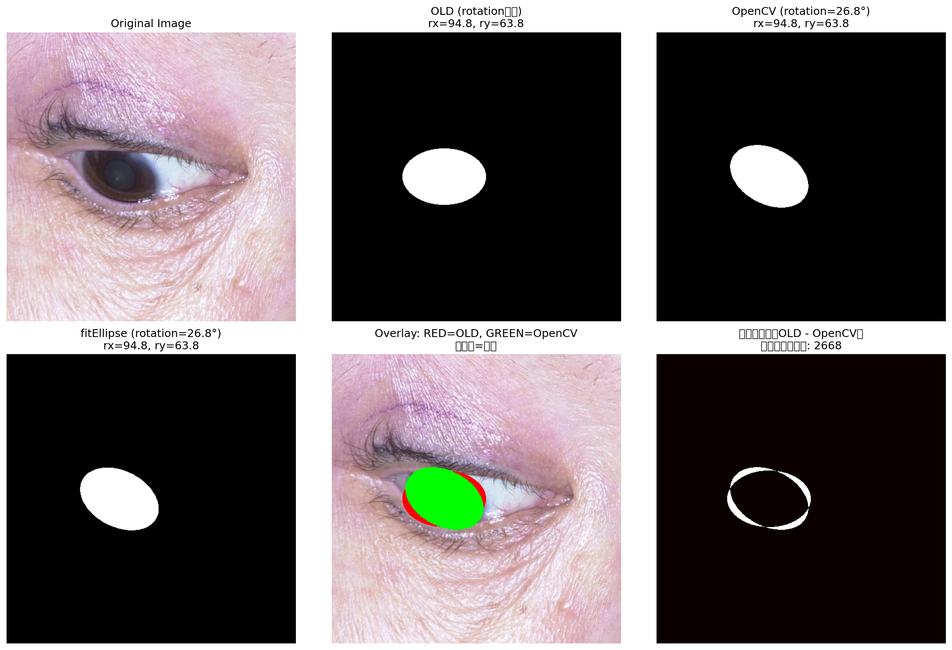
#> input picture ellipse_rotation_comparison.png, 952 x 650 px, shrunk from 2175 x 1485 before the run, given in place of 462a5cc088f063879b38018c737e30ea9275fb3780f6f_L_mask_lid.png, which was not available
$ python show_gap_example.py
#> lines starting #> are read from the running program, lines starting #| are printed output that depends on the picture; after the words box and inside, x2 and y2 are one past the last pixel; in counts of white or black regions, pixels touching at a corner belong together; pictures that were not available may be replaced by others from this repository, and a replacement may not be noted
"""Quick visualization of a specific mask with all thickness variations."""
import sys
from pathlib import Path
import cv2
import numpy as np
from skimage.morphology import skeletonize
import matplotlib.pyplot as plt


def mask_to_edge(mask_bin: np.ndarray, thickness: int) -> np.ndarray:
    bw = (mask_bin > 0).astype(np.uint8)
    contours, _ = cv2.findContours(bw, cv2.RETR_EXTERNAL, cv2.CHAIN_APPROX_NONE)
    edge = np.zeros_like(bw, dtype=np.uint8)
    if contours:
        cv2.drawContours(edge, contours, -1, 255, thickness=thickness)
    return edge


def count_endpoints(edge_bin: np.ndarray) -> int:
    skel = skeletonize((edge_bin > 0))
    skel_u8 = skel.astype(np.uint8)
    kernel = np.ones((3, 3), dtype=np.uint8)
    neighbor_count = cv2.filter2D(skel_u8, ddepth=-1, kernel=kernel, borderType=cv2.BORDER_CONSTANT)
    endpoints = (skel_u8 == 1) & (neighbor_count == 2)
    return int(endpoints.sum())


if __name__ == "__main__":
    # Example: 1px=False, 3px=False, 5px=True, 7px=True
    mask_path = Path("Images/labels_seg/10-20170817-85-103358_71bb768b3c26a5e1ccc462a5cc088f063879b38018c737e30ea9275fb3780f6f_L_mask_lid.png")

    mask = cv2.imread(str(mask_path), cv2.IMREAD_GRAYSCALE)
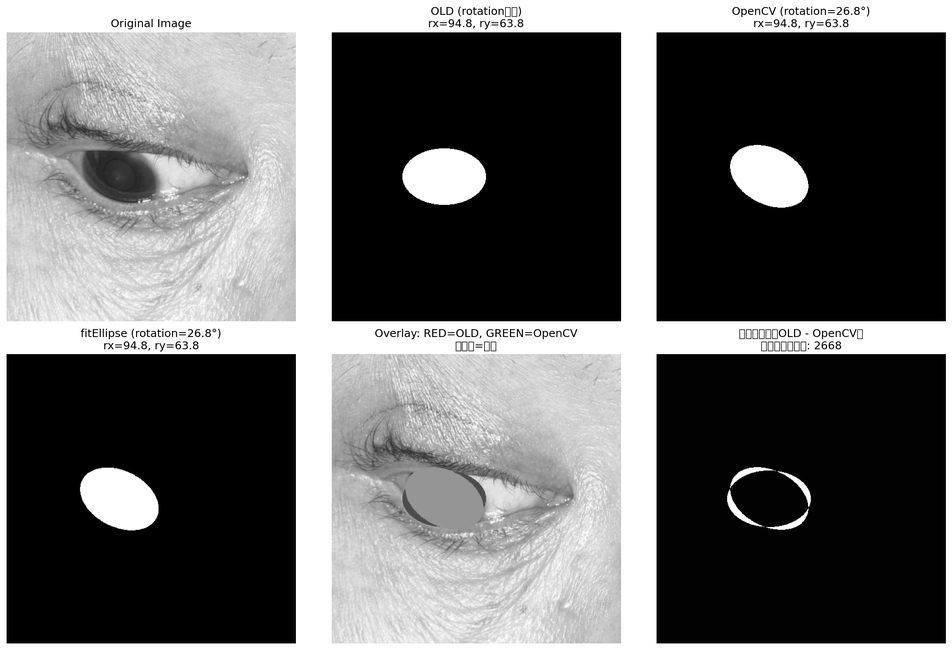
#> mask: shape (650, 952); min 0, max 255, mean 103.6
    if mask is None:
        print(f"Failed to load: {mask_path}")
        sys.exit(1)

    fig, axes = plt.subplots(2, 5, figsize=(20, 8))

    # Original
    axes[0, 0].imshow(mask, cmap='gray')
    axes[0, 0].set_title('Original Mask', fontsize=12, weight='bold')
    axes[0, 0].axis('off')
    axes[1, 0].axis('off')

    thicknesses = [1, 3, 5, 7]
    for i, t in enumerate(thicknesses, 1):
        edge = mask_to_edge(mask, thickness=t)
        n_ep = count_endpoints(edge)

        # Edge
        axes[0, i].imshow(edge, cmap='gray')
        axes[0, i].set_title(f'Edge t={t}px', fontsize=12)
        axes[0, i].axis('off')

        # Skeleton with endpoints marked
        skel = skeletonize((edge > 0))
        skel_u8 = (skel * 255).astype(np.uint8)
        skel_rgb = cv2.cvtColor(skel_u8, cv2.COLOR_GRAY2RGB)

        # Mark endpoints in red
        kernel = np.ones((3, 3), dtype=np.uint8)
        neighbor_count = cv2.filter2D(skel.astype(np.uint8), ddepth=-1, kernel=kernel, borderType=cv2.BORDER_CONSTANT)
        endpoints = (skel > 0) & (neighbor_count == 2)
        ys, xs = np.where(endpoints)
        for y, x in zip(ys, xs):
            cv2.circle(skel_rgb, (x, y), 4, (255, 0, 0), -1)

        axes[1, i].imshow(skel_rgb)
        color = 'red' if n_ep > 0 else 'green'
        axes[1, i].set_title(f'Skeleton: {n_ep} endpoints', fontsize=12, color=color, weight='bold')
        axes[1, i].axis('off')
#> this loop made 4 passes
#> pass 1, in mask_to_edge, `bw = (mask_bin > 0).astype(np.uint8)`:
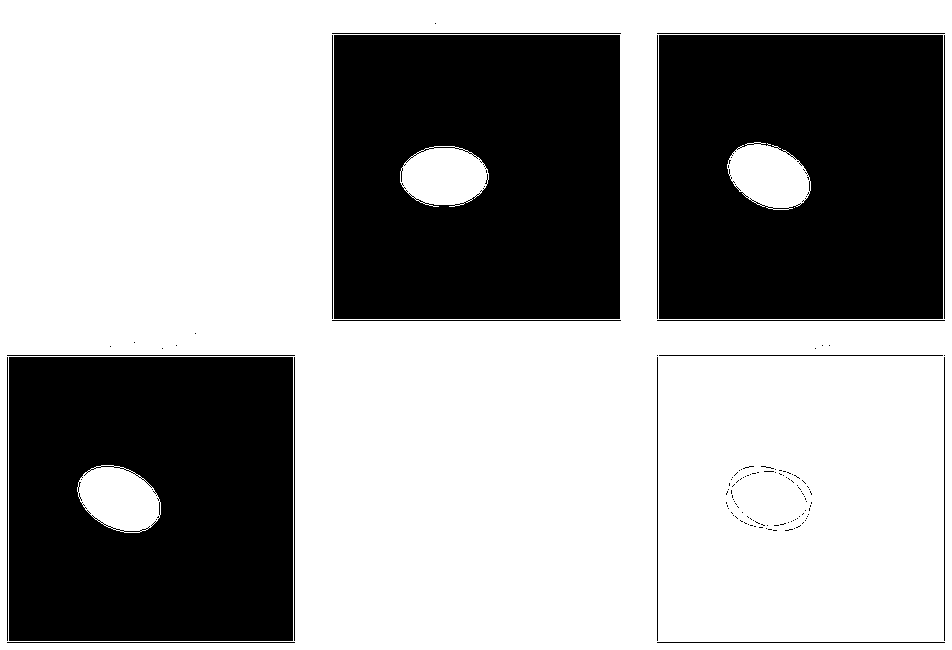
#> bw: shape (650, 952); values 0 (black) and 1 (white), 62% white; 131 black regions (113 under 20 px), largest, box (x1, y1, x2, y2) and area: (334, 35, 620, 319) 77155, (659, 35, 943, 319) 76622, (9, 357, 293, 641) 76589
#> pass 1, `edge = mask_to_edge(mask, thickness=t)`:
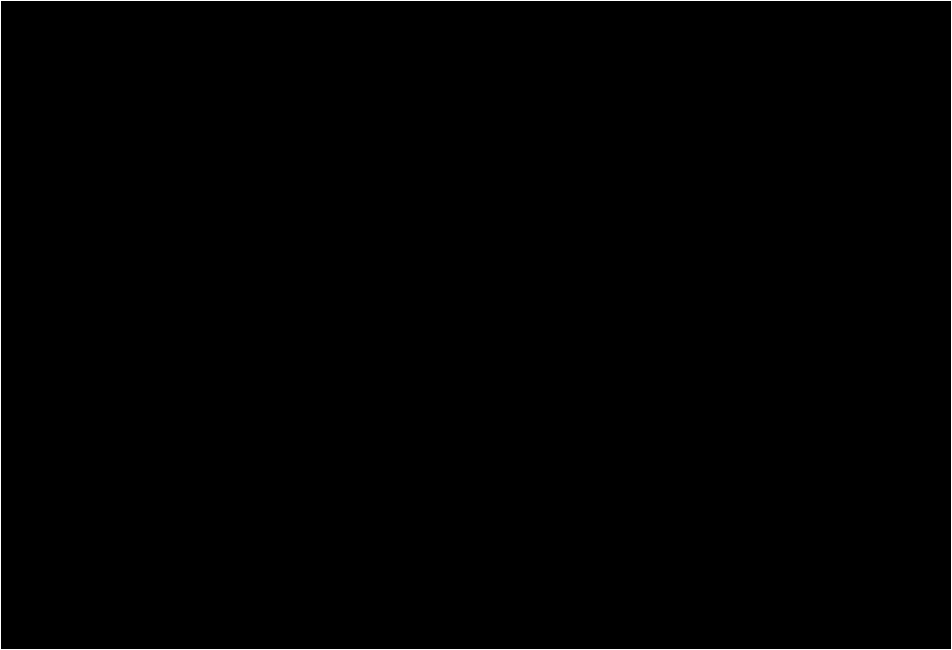
#> edge: shape (650, 952); 0.52% white in thin lines or dots
#> after the loop:
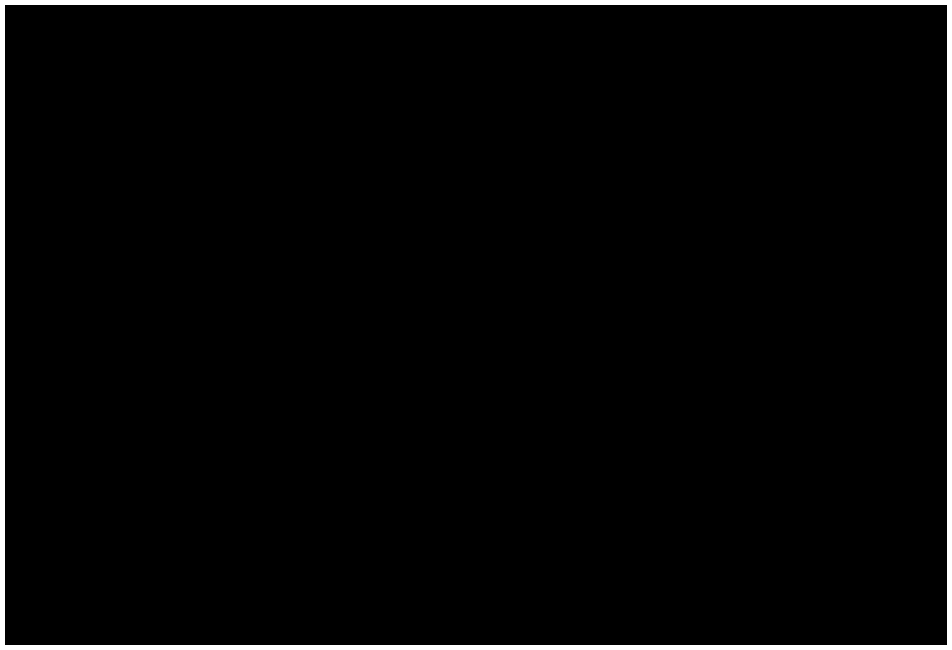
#> edge: shape (650, 952); 2.6% white; 1 white region, box (x1, y1, x2, y2) and area: (0, 0, 952, 650) 15920
#> after the loop: endpoints: shape (650, 952) bool; every value is 0
#> after the loop: skel_rgb: shape (650, 952, 3); 0.51% white in thin lines or dots
#> after the loop: skel_u8: shape (650, 952); 0.51% white in thin lines or dots

    plt.suptitle(f'{mask_path.name}', fontsize=14, weight='bold')
    plt.tight_layout()

    output_path = Path('gap_analysis_example.png')
    plt.savefig(output_path, dpi=150, bbox_inches='tight')
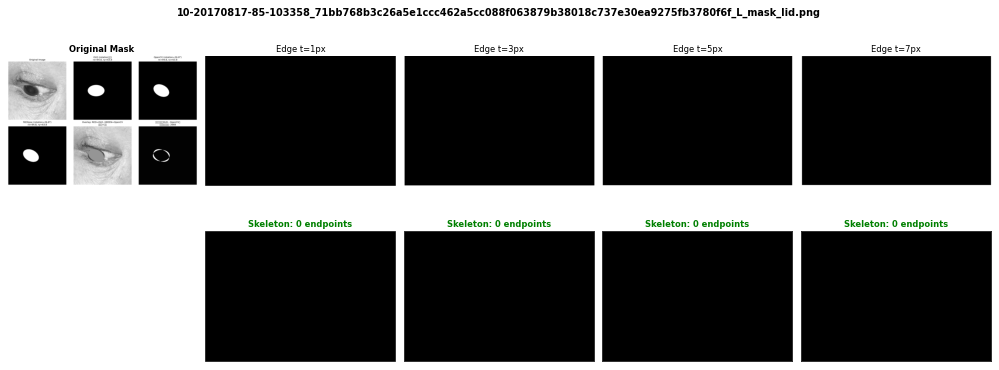
#> figure drawn by matplotlib, 9 panels
    print(f"Saved to: {output_path}")
    plt.close()

$ run again, on endpoint_increase_analysis.png
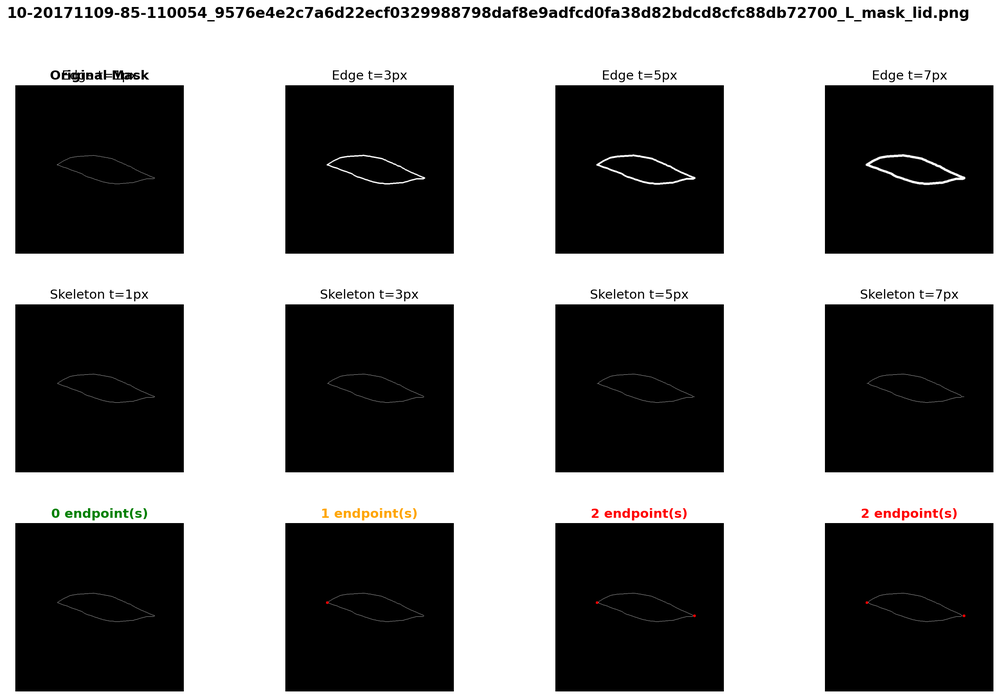
#> input picture endpoint_increase_analysis.png, 1000 x 698 px, shrunk from 2285 x 1596 before the run, given in place of 462a5cc088f063879b38018c737e30ea9275fb3780f6f_L_mask_lid.png, which was not available
#> the loop `for i, t in enumerate(thicknesses, 1):` made 4 passes
#> pass 1, in mask_to_edge, `bw = (mask_bin > 0).astype(np.uint8)`:
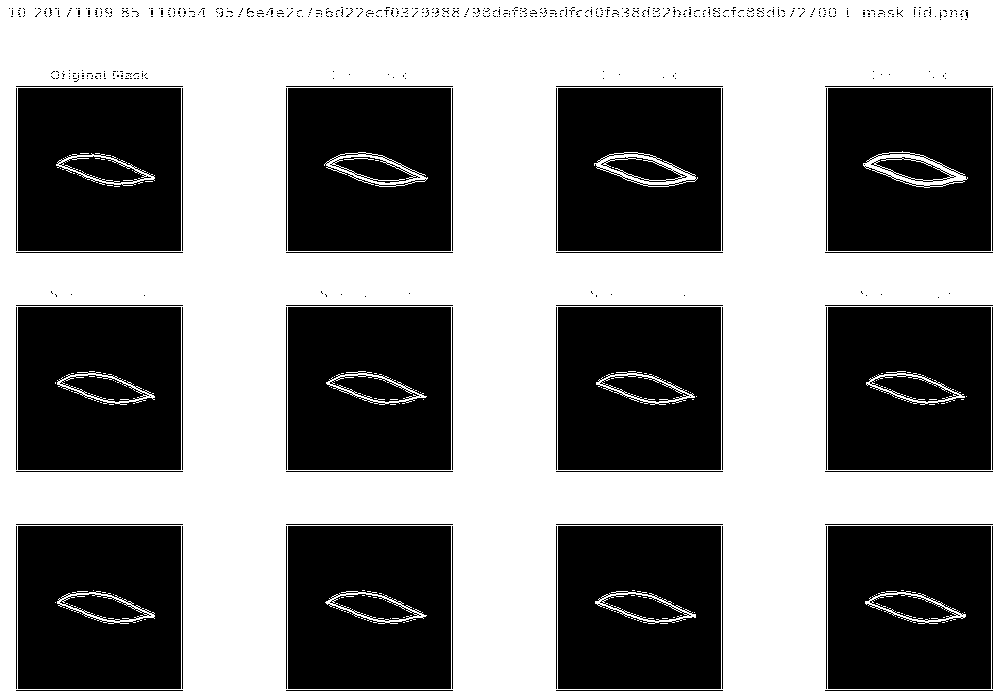
#> bw: shape (698, 1000); values 0 (black) and 1 (white), 54.2% white; 610 black regions (538 under 20 px), largest, box (x1, y1, x2, y2) and area: (828, 307, 991, 470) 24726, (18, 307, 181, 470) 24719, (288, 307, 451, 470) 24716

$ run again, on horizontal_thin_region_analysis.png
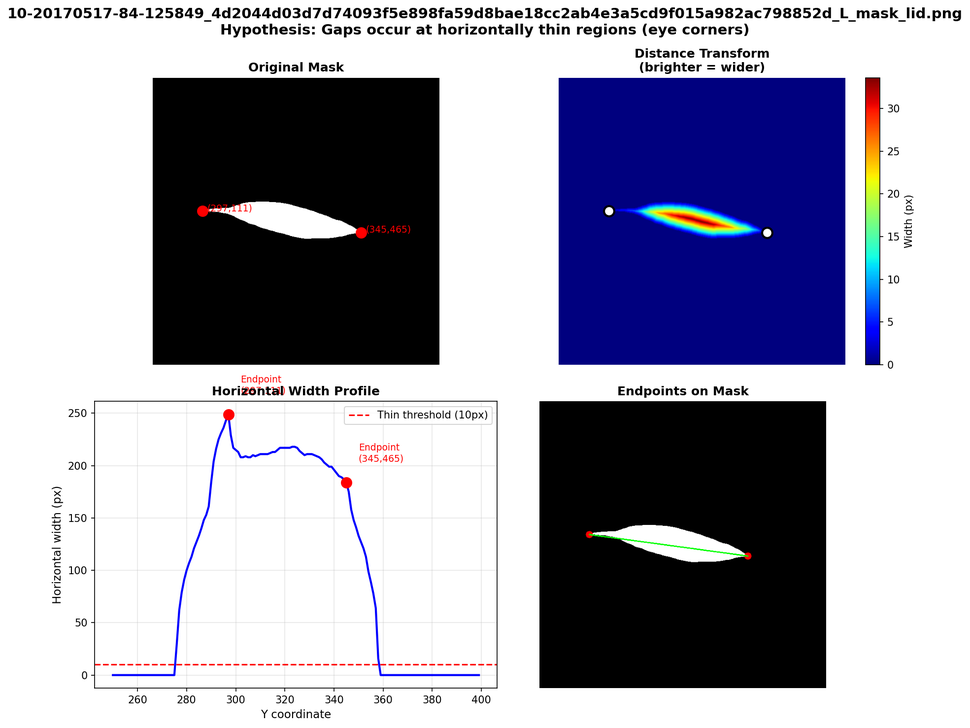
#> input picture horizontal_thin_region_analysis.png, 970 x 728 px, shrunk from 1969 x 1477 before the run, given in place of 462a5cc088f063879b38018c737e30ea9275fb3780f6f_L_mask_lid.png, which was not available
#> the loop `for i, t in enumerate(thicknesses, 1):` made 4 passes
#> pass 1, in mask_to_edge, `bw = (mask_bin > 0).astype(np.uint8)`:
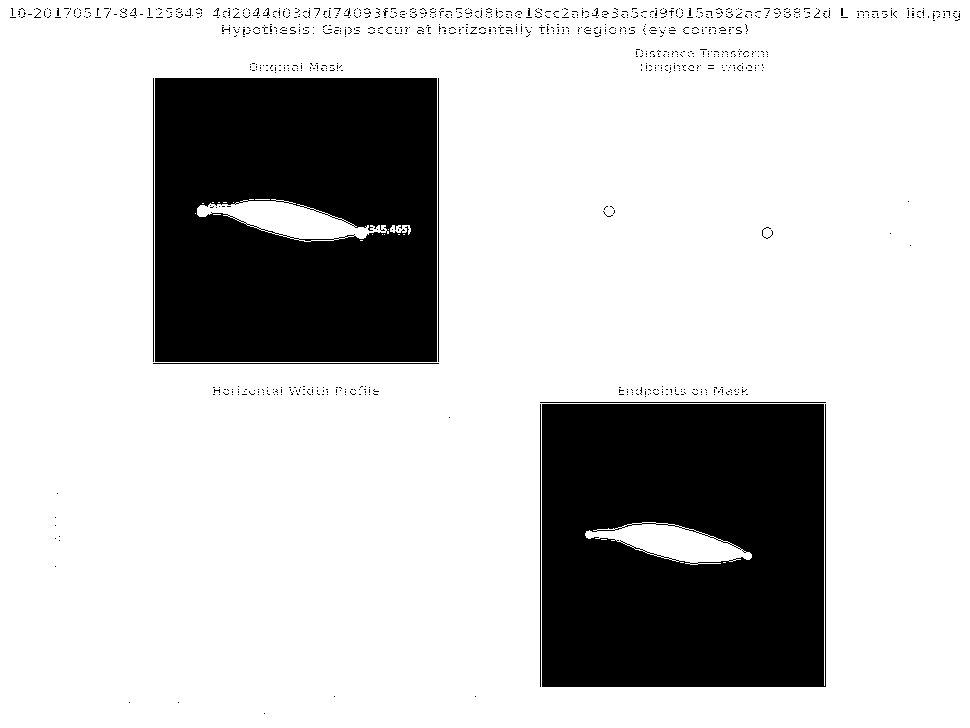
#> bw: shape (728, 970); values 0 (black) and 1 (white), 77.7% white; 1001 black regions (993 under 20 px), largest, box (x1, y1, x2, y2) and area: (542, 404, 826, 687) 76475, (155, 78, 437, 362) 76060, (153, 363, 439, 364) 286
#> after the loop `for i, t in enumerate(thicknesses, 1):`:
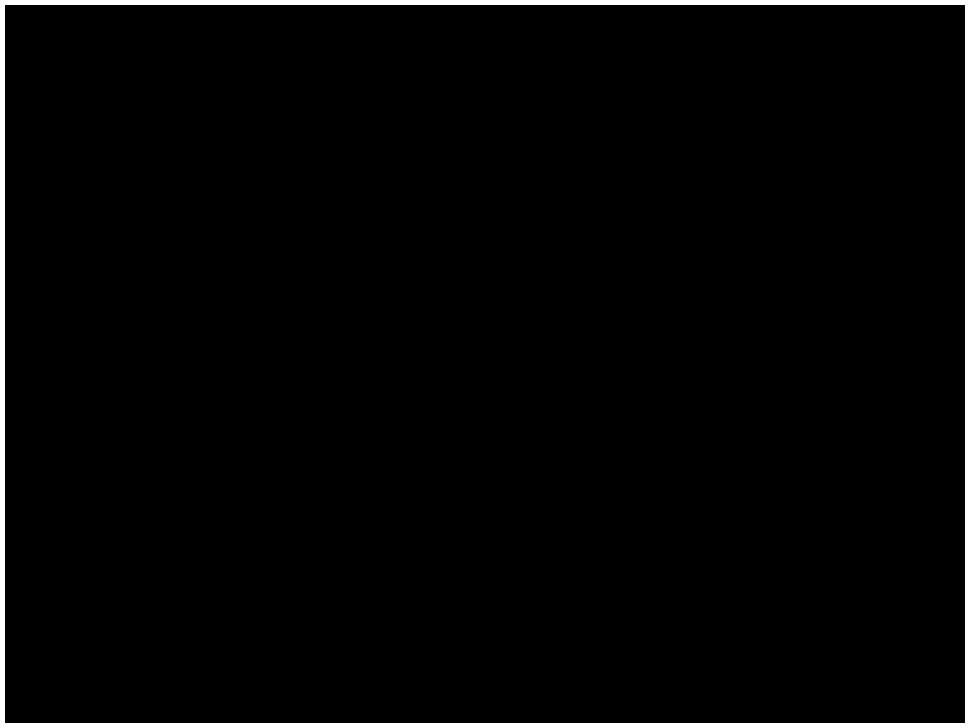
#> edge: shape (728, 970); 2.4% white; 1 white region, box (x1, y1, x2, y2) and area: (0, 0, 970, 728) 16880
